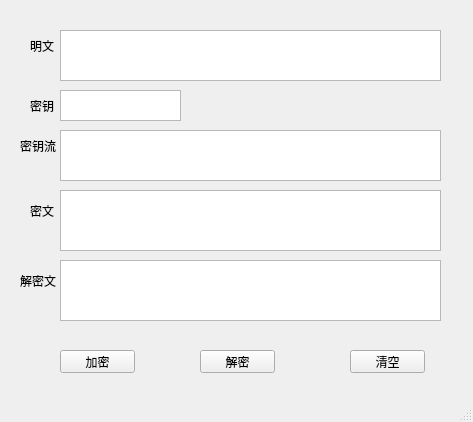
<?xml version="1.0" encoding="UTF-8"?>
<ui version="4.0">
 <class>MainWindow</class>
 <widget class="QMainWindow" name="MainWindow">
  <property name="geometry">
   <rect>
    <x>0</x>
    <y>0</y>
    <width>473</width>
    <height>422</height>
   </rect>
  </property>
  <property name="windowTitle">
   <string>RC4</string>
  </property>
  <widget class="QWidget" name="centralwidget">
   <widget class="QTextEdit" name="mw">
    <property name="geometry">
     <rect>
      <x>60</x>
      <y>30</y>
      <width>381</width>
      <height>51</height>
     </rect>
    </property>
   </widget>
   <widget class="QTextEdit" name="mw2">
    <property name="geometry">
     <rect>
      <x>60</x>
      <y>190</y>
      <width>381</width>
      <height>61</height>
     </rect>
    </property>
   </widget>
   <widget class="QTextEdit" name="my">
    <property name="geometry">
     <rect>
      <x>60</x>
      <y>90</y>
      <width>121</width>
      <height>31</height>
     </rect>
    </property>
   </widget>
   <widget class="QLabel" name="label">
    <property name="geometry">
     <rect>
      <x>30</x>
      <y>40</y>
      <width>54</width>
      <height>12</height>
     </rect>
    </property>
    <property name="text">
     <string>明文</string>
    </property>
   </widget>
   <widget class="QLabel" name="label_2">
    <property name="geometry">
     <rect>
      <x>30</x>
      <y>200</y>
      <width>41</width>
      <height>21</height>
     </rect>
    </property>
    <property name="text">
     <string>密文</string>
    </property>
   </widget>
   <widget class="QLabel" name="label_3">
    <property name="geometry">
     <rect>
      <x>30</x>
      <y>100</y>
      <width>54</width>
      <height>12</height>
     </rect>
    </property>
    <property name="text">
     <string>密钥</string>
    </property>
   </widget>
   <widget class="QPushButton" name="jm">
    <property name="geometry">
     <rect>
      <x>60</x>
      <y>350</y>
      <width>75</width>
      <height>23</height>
     </rect>
    </property>
    <property name="text">
     <string>加密</string>
    </property>
   </widget>
   <widget class="QPushButton" name="qk">
    <property name="geometry">
     <rect>
      <x>350</x>
      <y>350</y>
      <width>75</width>
      <height>23</height>
     </rect>
    </property>
    <property name="text">
     <string>清空</string>
    </property>
   </widget>
   <widget class="QTextEdit" name="myl">
    <property name="geometry">
     <rect>
      <x>60</x>
      <y>130</y>
      <width>381</width>
      <height>51</height>
     </rect>
    </property>
   </widget>
   <widget class="QLabel" name="label_4">
    <property name="geometry">
     <rect>
      <x>20</x>
      <y>140</y>
      <width>54</width>
      <height>12</height>
     </rect>
    </property>
    <property name="text">
     <string>密钥流</string>
    </property>
   </widget>
   <widget class="QTextEdit" name="jmw">
    <property name="geometry">
     <rect>
      <x>60</x>
      <y>260</y>
      <width>381</width>
      <height>61</height>
     </rect>
    </property>
   </widget>
   <widget class="QLabel" name="label_5">
    <property name="geometry">
     <rect>
      <x>20</x>
      <y>270</y>
      <width>41</width>
      <height>21</height>
     </rect>
    </property>
    <property name="text">
     <string>解密文</string>
    </property>
   </widget>
   <widget class="QPushButton" name="jm2">
    <property name="geometry">
     <rect>
      <x>200</x>
      <y>350</y>
      <width>75</width>
      <height>23</height>
     </rect>
    </property>
    <property name="text">
     <string>解密</string>
    </property>
   </widget>
  </widget>
  <widget class="QMenuBar" name="menubar">
   <property name="geometry">
    <rect>
     <x>0</x>
     <y>0</y>
     <width>473</width>
     <height>23</height>
    </rect>
   </property>
  </widget>
  <widget class="QStatusBar" name="statusbar"/>
 </widget>
 <resources/>
 <connections/>
</ui>
